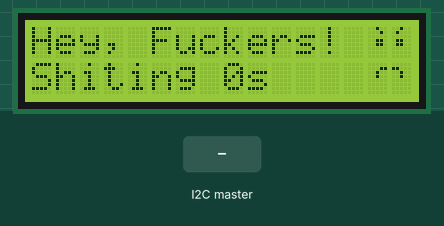
A sketch run on a simulated ESP32. Parts: 16×2 character LCD. The inputs (shaded band) are chosen by the test bench. What the sketch prints to the serial monitor is not drawn.

Above: at 0.1 s.
At 1.2 s:
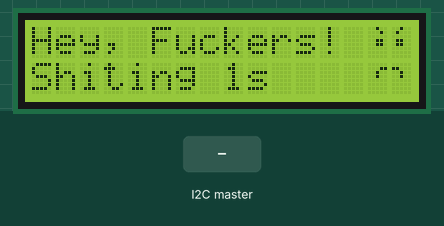
1.3 s: the I2C master sends "#"
At 2.8 s:
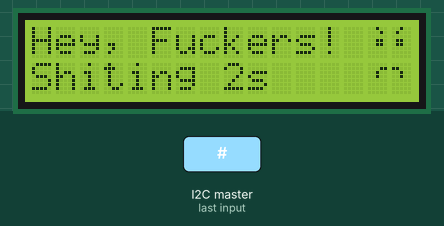
Timing chart, 0 to 4.3 s (numbered marks = the images above; inputs shaded):
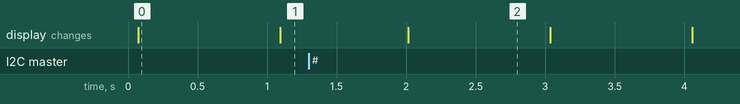

The sketch:

iot_informer.ino
```cpp
// (licence header left out)
/************************ Includes / Libraries *******************************/
#include <LiquidCrystal.h>
#include "msa_lcd.h"
#include <Wire.h>


/*************************** Local Defines ***********************************/
/* I2C Slave address */
#define I2C_ADDRESS 0x08

#define BATHROOM_MAIN_OCCUPIED 0
#define BATHROOM_MAIN_FREE 1

/************************** Local Structure **********************************/
/* (Reserved for future struct definitions if needed) */


/************************* Local Variables ***********************************/
/* LCD pin mapping annd create instance */
const int rs = 12, en = 11, d4 = 5, d5 = 4, d6 = 3, d7 = 2;
LiquidCrystal lcd(rs, en, d4, d5, d6, d7);

/* Timer for occupancy duration */
unsigned long time_diff=0;

/* Bathroom status flags */
uint8_t bathroom_status = 0;
uint8_t bathroom_status_change = 0;

/* I2C input buffer */
String inputString = "";
bool stringComplete = false;


/************************** Function Declaration *****************************/
void requestEvent(void);
void receiveEvent(int howMany);
void processData(String data);


/**************************** Setup ******************************************/
void setup() {

    /* Initialize serial interface */
    Serial.begin(9600);


    /* Initialize I2C interface */
    Wire.begin(I2C_ADDRESS);        // Initialize Arduino as I2C slave
    Wire.onRequest(requestEvent);   // Register callback when master requests data
    Wire.onReceive(receiveEvent);   // Register callback when data is received by master


    /* Initialize 16x2 LCD */
    lcd.begin(16, 2);
    lcd.clear();

    /* Print a message to the LCD. */
    lcd.print("Hey, Fuckers!");

    /* Create custom characters for emoji display */
    lcd.createChar(0, unhappyTopLeft);
    lcd.createChar(1, unhappyTopRight);
    lcd.createChar(2, unhappyBottomLeft);
    lcd.createChar(3, unhappyBottomRight);

    lcd.createChar(4, happyTopLeft);
    lcd.createChar(5, happyTopRight);
    lcd.createChar(6, happyBottomLeft);
    lcd.createChar(7, happyBottomRight);


}
/*****************************************************************************/


/******************************** main loop **********************************/
void loop() {

    /* Process I2C input when a complete string has been received */
    if (stringComplete) {
        Serial.println("Received: " + inputString);
        processData(inputString);
        inputString = "";
        stringComplete = false;
    }


    /* Update LCD display based on bathroom status */
    if(bathroom_status == BATHROOM_MAIN_FREE){

        /* Mark status change for timing */
        bathroom_status_change = 1;

        /* Display FREE status text */
        lcd.setCursor(0, 1);
        lcd.print("Feel Free    ");

        /* Display free toilet icon */
        lcd.setCursor(14, 0);
        lcd.write(byte(4));
        lcd.write(byte(5));
        lcd.setCursor(14, 1);
        lcd.write(byte(6));
        lcd.write(byte(7));

    }
    else{

        /* Track first entry timestamp after free */
        if(bathroom_status_change){
            bathroom_status_change = 0;
            time_diff=millis();
        }

        /* Display OCCUPIED status text with elapsed seconds */
        lcd.setCursor(0, 1);
        lcd.print("Shiting ");


        /* print the number of seconds since reset */
        lcd.print((millis()-time_diff) / 1000);
        lcd.print("s");

        /* Display occupied toilet icon */
        lcd.setCursor(14, 0);
        lcd.write(byte(0));
        lcd.write(byte(1));
        lcd.setCursor(14, 1);
        lcd.write(byte(2));
        lcd.write(byte(3));

    }

    delay(100);

}


/************************** Function Definitions *****************************/
/***
 * void requestEvent(void)
 *
 * @brief
 *     Callback executed when I2C master requests data.
 *     Currently placeholder; can send temperature/humidity data in future.
***/
void requestEvent(void) {
    // Placeholder: No data sent currently
}


/***
 * void receiveEvent(int howMany)
 *
 * @brief
 *     Callback executed when data is received from I2C master.
 *     Buffers input until '#' termination character.
 *
 * @param howMany  Number of bytes received from master
 *
 * @return None
 *
 * @note
 *
***/
void receiveEvent(int howMany){

    while (Wire.available()) {

        char c = Wire.read();

        if (c == '#') {
            stringComplete = true;
        }
        else {
            inputString += c;
        }
    }
}


/***
 * void processData(String data)
 *
 * @brief
 *     Parses incoming sensor data and updates bathroom status.
 *     Handles 'apartment_traffic' and 'bathroom_main' sensor types.
 *
 * @param data  CSV string formatted as "sensor_type,value"
 *
 * @return None
 *
 * @note
***/
void processData(String data) {

    /* check if the message contains a comma */
    int commaIndex = data.indexOf(',');
    if (commaIndex == -1) {
        Serial.println("invalid data: " + data);
        return;
    }

    /* extract numeric value from data */
    String sensorType = data.substring(0, commaIndex);

    /* extract value */
    float value = data.substring(commaIndex + 1).toFloat();

    /* handle different sensor types */
    /* apartment_traffic */
    if (sensorType == "apartment_traffic") {
        if (value == 1.0) {
            Serial.println("Apartment EXIT!");
        }
        else if (value == 0.0) {
            Serial.println("Apartment ENTRY!");
        }
        else {
            Serial.println("invalid value for apartment_traffic: " + String(value));
        }
    }
    /* bathroom_main */
    else if (sensorType == "bathroom_main") {
        if (value == 1.0) {
            Serial.println("Main Bathroom is FREE!");
        }
        else if (value == 0.0) {
            Serial.println("Main Bathroom is OCCUPIED!");
        }
        else {
            Serial.println("invalid value for bathroom_main: " + String(value));
        }
        bathroom_status = (uint8_t)value;
    }
    else {
        Serial.println("unregistered sensor_type: " + sensorType);
    }
}
```

msa_lcd.h
```cpp
#ifndef MSA_LCD_H
#define MSA_LCD_H


// Top-left (8x8, nur 5 rechte Bits werden genutzt)
byte unhappyTopLeft[8] = {
    B00100,
    B00010,
    B00000,
    B00110,
    B00110,
    B00000,
    B00000,
    B00000
};

// Top-right (8x8)
    byte unhappyTopRight[8] = {
    B00100,
    B01000,
    B00000,
    B01100,
    B01100,
    B00000,
    B00000,
    B00000
};

// Bottom-left (8x8)
byte unhappyBottomLeft[8] = {
    B00000,
    B00011,
    B00100,
    B00100,
    B00000,
    B00000,
    B00000,
    B00000
};

// Bottom-right (8x8)
byte unhappyBottomRight[8] = {

    B00000,
    B11000,
    B00100,
    B00100,
    B00000,
    B00000,
    B00000,
    B00000
};


// Top-left (8x8, nur 5 rechte Bits werden genutzt)
byte happyTopLeft[8] = {
    B00000,
    B00110,
    B01000,
    B00110,
    B00110,
    B00000,
    B00000,
    B00000
};

// Top-right (8x8)
byte happyTopRight[8] = {
    B00000,
    B01100,
    B00010,
    B01100,
    B01100,
    B00000,
    B00000,
    B00000
};

// Bottom-left (8x8)
byte happyBottomLeft[8] = {
    B00000,
    B01111,
    B01000,
    B00100,
    B00011,
    B00000,
    B00000,
    B00000
};

// Bottom-right (8x8)
byte happyBottomRight[8] = {
    B00000,
    B11110,
    B00010,
    B00100,
    B11000,
    B00000,
    B00000,
    B00000
};


#endif
```

Measured:
- what the display in image 0 shows lasts 1.0 s, from 0.1 s to 1.1 s
